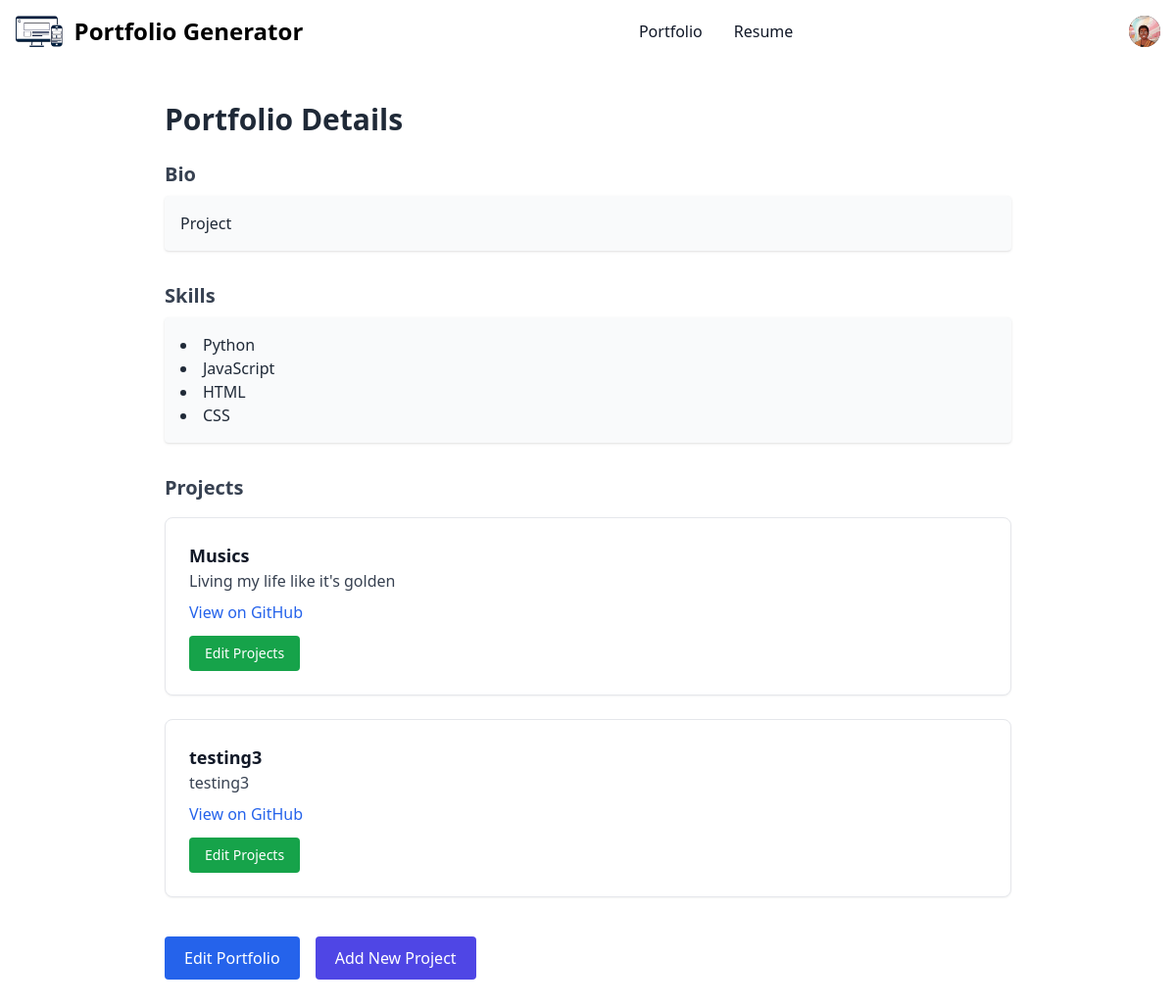
The page /portfolio/1 on the database its author committed.
### portfolio_app/models.py (models this page shows)
class Portfolio(db.Model):
  __tablename__ = "portfolio"
  id = db.Column(db.Integer, primary_key=True)
  user_id = db.Column(db.Integer, db.ForeignKey("user.id"))
  bio = db.Column(db.String, nullable=False)
  skills = db.Column(db.String, nullable=False)
  created_at = db.Column(db.DateTime, default=datetime.utcnow)
  user = db.relationship("User", back_populates="created_portfolios")
  project_list = db.relationship("Project", back_populates="portfolio")

class Project(db.Model):
  __tablename__ = "project"
  id = db.Column(db.Integer, primary_key=True)
  portfolio_id = db.Column(db.Integer, db.ForeignKey("portfolio.id"))
  title = db.Column(db.String(100), nullable=False)
  description = db.Column(db.String, nullable=False)
  github_link = db.Column(db.String, nullable=False)
  created_at = db.Column(db.DateTime, default=datetime.utcnow)
  portfolio = db.relationship("Portfolio", back_populates="project_list")

### portfolio_app/routes.py (the view)
@main.route("/portfolio/<int:portfolio_id>", methods=["GET"])
def portfolio_detail(portfolio_id):
  portfolio = Portfolio.query.get_or_404(portfolio_id)
  return render_template("portfolio_detail.html", portfolio=portfolio)

### portfolio_app/templates/portfolio_detail.html
{% extends "base.html" %}
{% block content %}
<div class="max-w-4xl mx-auto px-4 py-10">
  <h1 class="text-3xl font-bold text-gray-800 dark:text-red-800 mb-6">Portfolio Details</h1>
  <section class="mb-8">
    <h2 class="text-xl font-semibold text-gray-700 dark:text-red-800 mb-2">Bio</h2>
    <p class="text-gray-800 dark:text-gray-300 bg-gray-50 dark:bg-gray-800 p-4 rounded shadow">
      {{ portfolio.bio }}
    </p>
  </section>
  <section class="mb-8">
    <h2 class="text-xl font-semibold text-gray-700 dark:text-red-800 mb-2">Skills</h2>
    <ul class="list-disc list-inside text-gray-800 dark:text-gray-300 bg-gray-50 dark:bg-gray-800 p-4 rounded shadow">
      {% for skill in portfolio.skills.split(",") %}
        <li>{{ skill.strip() }}</li>
      {% endfor %}
    </ul>
  </section>
  <section>
    <h2 class="text-xl font-semibold text-gray-700 dark:text-red-800 mb-4">Projects</h2>
    {% if portfolio.project_list %}
      <ul class="space-y-6">
        {% for project in portfolio.project_list %}
          <li class="border border-gray-200 dark:border-gray-700 rounded-lg p-6 bg-white dark:bg-gray-900 shadow-sm">
            <h3 class="text-lg font-bold text-gray-900 dark:text-red-800">{{ project.title }}</h3>
            <p class="mb-2 text-gray-700 dark:text-gray-300">{{ project.description }}</p>
            <a href="{{ project.github_link }}" target="_blank" class="text-blue-600 hover:underline">
              View on GitHub
            </a><br>
            <a href="{{ url_for('main.edit_projects', portfolio_id=portfolio.id) }}"
              class="inline-block mt-3 text-white bg-green-600 hover:bg-green-700 font-medium rounded px-4 py-2 text-sm">
              Edit Projects
            </a>
          </li>
        {% endfor %}
      </ul>
    {% else %}
      <p class="text-gray-500">No projects have been added yet.</p>
    {% endif %}
  </section>
  <div class="mt-10 flex space-x-4">
    <a href="{{ url_for('main.edit_portfolio', portfolio_id=portfolio.id) }}"
      class="inline-block text-white bg-blue-600 hover:bg-blue-700 font-medium rounded px-5 py-2.5">
      Edit Portfolio
    </a>
    <a href="{{ url_for('main.create_project', portfolio_id=portfolio.id) }}"
      class="inline-block text-white bg-indigo-600 hover:bg-indigo-700 font-medium rounded px-5 py-2.5">
      Add New Project
    </a>
  </div>
</div>
{% endblock %}

### rows shown on the page
Portfolio: bio "Project"
Project: title "Musics", description "Living my life like it's golden"
Project: title "testing3", description "testing3"

### other values the page prints
{{ skill.strip() }} "Python" "JavaScript" "HTML" "CSS"
